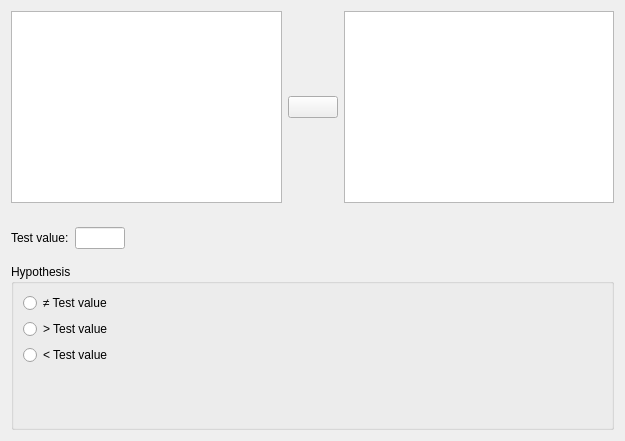
<?xml version="1.0" encoding="UTF-8"?>
<ui version="4.0">
 <class>BinomialTestForm</class>
 <widget class="QWidget" name="BinomialTestForm">
  <property name="geometry">
   <rect>
    <x>0</x>
    <y>0</y>
    <width>625</width>
    <height>441</height>
   </rect>
  </property>
  <property name="windowTitle">
   <string>Form</string>
  </property>
  <layout class="QGridLayout" name="gridLayout_2">
   <item row="3" column="0">
    <widget class="BoundGroupBox" name="hypothesis">
     <property name="sizePolicy">
      <sizepolicy hsizetype="Preferred" vsizetype="Preferred">
       <horstretch>0</horstretch>
       <verstretch>0</verstretch>
      </sizepolicy>
     </property>
     <property name="title">
      <string>Hypothesis</string>
     </property>
     <property name="flat">
      <bool>false</bool>
     </property>
     <layout class="QGridLayout" name="gridLayout_5">
      <item row="0" column="1" rowspan="3">
       <spacer name="horizontalSpacer">
        <property name="orientation">
         <enum>Qt::Horizontal</enum>
        </property>
        <property name="sizeType">
         <enum>QSizePolicy::Expanding</enum>
        </property>
        <property name="sizeHint" stdset="0">
         <size>
          <width>5</width>
          <height>20</height>
         </size>
        </property>
       </spacer>
      </item>
      <item row="1" column="0">
       <widget class="QRadioButton" name="_2groupOneGreater">
        <property name="sizePolicy">
         <sizepolicy hsizetype="Fixed" vsizetype="Fixed">
          <horstretch>0</horstretch>
          <verstretch>0</verstretch>
         </sizepolicy>
        </property>
        <property name="text">
         <string>&gt; Test value</string>
        </property>
       </widget>
      </item>
      <item row="0" column="0">
       <widget class="QRadioButton" name="_1notEqual">
        <property name="sizePolicy">
         <sizepolicy hsizetype="Fixed" vsizetype="Fixed">
          <horstretch>0</horstretch>
          <verstretch>0</verstretch>
         </sizepolicy>
        </property>
        <property name="text">
         <string>≠ Test value</string>
        </property>
       </widget>
      </item>
      <item row="2" column="0">
       <widget class="QRadioButton" name="_3groupTwoGreater">
        <property name="sizePolicy">
         <sizepolicy hsizetype="Fixed" vsizetype="Fixed">
          <horstretch>0</horstretch>
          <verstretch>0</verstretch>
         </sizepolicy>
        </property>
        <property name="text">
         <string>&lt; Test value</string>
        </property>
       </widget>
      </item>
      <item row="3" column="0">
       <spacer name="verticalSpacer">
        <property name="orientation">
         <enum>Qt::Vertical</enum>
        </property>
        <property name="sizeHint" stdset="0">
         <size>
          <width>20</width>
          <height>5</height>
         </size>
        </property>
       </spacer>
      </item>
     </layout>
    </widget>
   </item>
   <item row="2" column="0">
    <widget class="QWidget" name="widget_5" native="true">
     <property name="sizePolicy">
      <sizepolicy hsizetype="Preferred" vsizetype="Preferred">
       <horstretch>0</horstretch>
       <verstretch>0</verstretch>
      </sizepolicy>
     </property>
     <property name="minimumSize">
      <size>
       <width>240</width>
       <height>0</height>
      </size>
     </property>
     <layout class="QGridLayout" name="gridLayout">
      <property name="leftMargin">
       <number>0</number>
      </property>
      <item row="0" column="0">
       <widget class="QLabel" name="label_3">
        <property name="sizePolicy">
         <sizepolicy hsizetype="Fixed" vsizetype="Fixed">
          <horstretch>0</horstretch>
          <verstretch>0</verstretch>
         </sizepolicy>
        </property>
        <property name="text">
         <string>Test value:</string>
        </property>
       </widget>
      </item>
      <item row="0" column="1">
       <widget class="BoundTextBox" name="testValue">
        <property name="sizePolicy">
         <sizepolicy hsizetype="Fixed" vsizetype="Fixed">
          <horstretch>0</horstretch>
          <verstretch>0</verstretch>
         </sizepolicy>
        </property>
        <property name="minimumSize">
         <size>
          <width>50</width>
          <height>0</height>
         </size>
        </property>
        <property name="maximumSize">
         <size>
          <width>50</width>
          <height>16777215</height>
         </size>
        </property>
       </widget>
      </item>
      <item row="0" column="2">
       <spacer name="horizontalSpacer_2">
        <property name="orientation">
         <enum>Qt::Horizontal</enum>
        </property>
        <property name="sizeType">
         <enum>QSizePolicy::Expanding</enum>
        </property>
        <property name="sizeHint" stdset="0">
         <size>
          <width>5</width>
          <height>20</height>
         </size>
        </property>
       </spacer>
      </item>
     </layout>
    </widget>
   </item>
   <item row="0" column="0">
    <widget class="QWidget" name="topWidget" native="true">
     <layout class="QGridLayout" name="gridLayout_3">
      <property name="leftMargin">
       <number>0</number>
      </property>
      <property name="topMargin">
       <number>0</number>
      </property>
      <property name="rightMargin">
       <number>0</number>
      </property>
      <property name="verticalSpacing">
       <number>0</number>
      </property>
      <item row="0" column="0" rowspan="3">
       <widget class="AvailableFieldsListView" name="listAvailableVariables"/>
      </item>
      <item row="0" column="1">
       <spacer name="verticalSpacer_2">
        <property name="orientation">
         <enum>Qt::Vertical</enum>
        </property>
        <property name="sizeHint" stdset="0">
         <size>
          <width>20</width>
          <height>81</height>
         </size>
        </property>
       </spacer>
      </item>
      <item row="0" column="2" rowspan="3">
       <widget class="BoundListView" name="variables"/>
      </item>
      <item row="1" column="1">
       <widget class="AssignButton" name="assignButton">
        <property name="sizePolicy">
         <sizepolicy hsizetype="Fixed" vsizetype="Fixed">
          <horstretch>0</horstretch>
          <verstretch>0</verstretch>
         </sizepolicy>
        </property>
        <property name="minimumSize">
         <size>
          <width>50</width>
          <height>0</height>
         </size>
        </property>
        <property name="maximumSize">
         <size>
          <width>50</width>
          <height>16777215</height>
         </size>
        </property>
        <property name="text">
         <string/>
        </property>
       </widget>
      </item>
      <item row="2" column="1">
       <spacer name="verticalSpacer_3">
        <property name="orientation">
         <enum>Qt::Vertical</enum>
        </property>
        <property name="sizeHint" stdset="0">
         <size>
          <width>20</width>
          <height>81</height>
         </size>
        </property>
       </spacer>
      </item>
     </layout>
    </widget>
   </item>
  </layout>
 </widget>
 <customwidgets>
  <customwidget>
   <class>AssignButton</class>
   <extends>QPushButton</extends>
   <header>widgets/assignbutton.h</header>
  </customwidget>
  <customwidget>
   <class>AvailableFieldsListView</class>
   <extends>QListView</extends>
   <header>widgets/availablefieldslistview.h</header>
  </customwidget>
  <customwidget>
   <class>BoundListView</class>
   <extends>QListView</extends>
   <header>widgets/boundlistview.h</header>
  </customwidget>
  <customwidget>
   <class>BoundTextBox</class>
   <extends>QLineEdit</extends>
   <header>widgets/boundtextbox.h</header>
  </customwidget>
  <customwidget>
   <class>BoundGroupBox</class>
   <extends>QGroupBox</extends>
   <header>widgets/boundgroupbox.h</header>
   <container>1</container>
  </customwidget>
 </customwidgets>
 <resources/>
 <connections/>
</ui>
